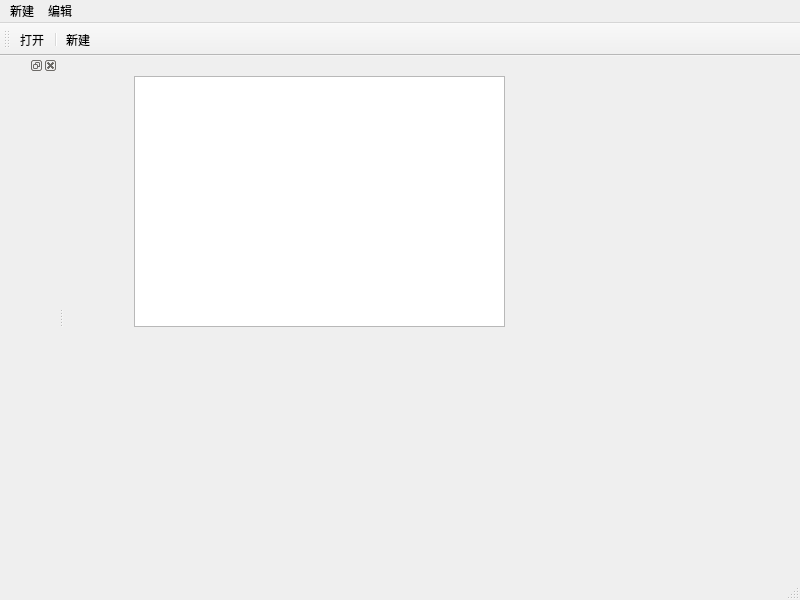
<?xml version="1.0" encoding="UTF-8"?>
<ui version="4.0">
 <class>MainWindow</class>
 <widget class="QMainWindow" name="MainWindow">
  <property name="geometry">
   <rect>
    <x>0</x>
    <y>0</y>
    <width>800</width>
    <height>600</height>
   </rect>
  </property>
  <property name="windowTitle">
   <string>MainWindow</string>
  </property>
  <widget class="QWidget" name="centralwidget">
   <widget class="QTextEdit" name="textEdit">
    <property name="geometry">
     <rect>
      <x>70</x>
      <y>20</y>
      <width>371</width>
      <height>251</height>
     </rect>
    </property>
   </widget>
  </widget>
  <widget class="QMenuBar" name="menubar">
   <property name="geometry">
    <rect>
     <x>0</x>
     <y>0</y>
     <width>800</width>
     <height>21</height>
    </rect>
   </property>
   <widget class="QMenu" name="menu">
    <property name="title">
     <string>新建</string>
    </property>
    <addaction name="actionnew"/>
    <addaction name="separator"/>
    <addaction name="actionopen"/>
   </widget>
   <widget class="QMenu" name="menu_2">
    <property name="title">
     <string>编辑</string>
    </property>
   </widget>
   <addaction name="menu"/>
   <addaction name="menu_2"/>
  </widget>
  <widget class="QStatusBar" name="statusbar"/>
  <widget class="QToolBar" name="toolBar">
   <property name="windowTitle">
    <string>toolBar</string>
   </property>
   <attribute name="toolBarArea">
    <enum>TopToolBarArea</enum>
   </attribute>
   <attribute name="toolBarBreak">
    <bool>false</bool>
   </attribute>
   <addaction name="actionopen"/>
   <addaction name="separator"/>
   <addaction name="actionnew"/>
  </widget>
  <widget class="QDockWidget" name="dockWidget">
   <property name="allowedAreas">
    <set>Qt::BottomDockWidgetArea|Qt::TopDockWidgetArea</set>
   </property>
   <attribute name="dockWidgetArea">
    <number>1</number>
   </attribute>
   <widget class="QWidget" name="dockWidgetContents"/>
  </widget>
  <action name="actionnew">
   <property name="text">
    <string>新建</string>
   </property>
  </action>
  <action name="actionopen">
   <property name="text">
    <string>打开</string>
   </property>
  </action>
 </widget>
 <resources/>
 <connections/>
</ui>
